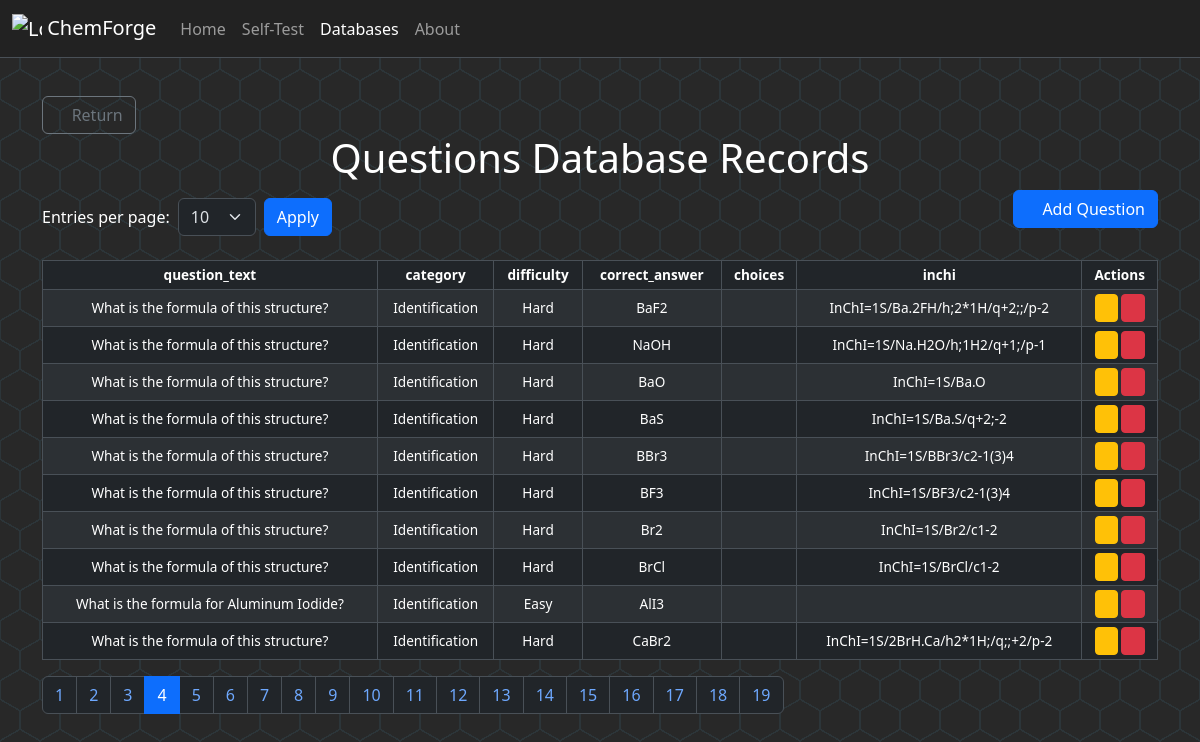
The app's page /questions_database?page=4&per_page=10 with its own data.
### tables this page shows
CREATE TABLE questions (
id INTEGER PRIMARY KEY AUTOINCREMENT,
question_text TEXT NOT NULL,
category TEXT CHECK(category IN ('Identification','Multiple Choice')) NOT NULL,
difficulty TEXT CHECK(difficulty IN ('Easy', 'Hard')) NOT NULL,
correct_answer TEXT NOT NULL,
choices TEXT,
inchi TEXT
);

### app.py (the view)
@app.route('/questions_database', methods=['GET'])
def questions_database():
    per_page = request.args.get("per_page", 10, type=int)
    page = request.args.get("page", 1, type=int)
    data, total_count = chemcursor.questions_database_retrieval(page, per_page)
    return render_template('questions_database.html', database='Questions', data=data, total_count=total_count, per_page=per_page, page=page)

### chemcursor.py (called while the page is built)
def get_paginated_data(query, page, per_page, db_name):
    offset = (page - 1) * per_page
    connection = sqlite3.connect(db_name)
    connection.row_factory = sqlite3.Row
    cursor = connection.cursor()
    cursor.execute(query + " LIMIT ? OFFSET ?", (per_page, offset))
    data = [dict(row) for row in cursor.fetchall()]
    cursor.execute("SELECT COUNT(*) FROM (" + query + ")")
    total_count = cursor.fetchone()[0]
    connection.close()
    return data, total_count

def questions_database_retrieval(page, per_page):
    query = "SELECT * FROM questions"
    return get_paginated_data(query, page, per_page, "questions.db")

### templates/questions_database.html (shortened to what this page needs)
{% extends "layout.html" %}
{% block main %}
<div class="container">
    <div id="controls">
        <a href="/databases" class="btn btn-outline-secondary"><i class="bi bi-arrow-left"></i> Return</a>
    </div>
    <h1 class="text-center">{{ database }} Database Records</h1>
    <div class="d-flex justify-content-between align-items-center mb-3">
        <form method="get" action="{{ url_for('compounds_database' if database == 'Compounds' else 'questions_database') }}" class="d-flex align-items-center">
            <label for="per_page" class="me-2 text-nowrap">Entries per page:</label>
            <select name="per_page" id="per_page" class="form-select me-2 select_pages">
                {% for option in [10, 25, 50, 75, 100] %}
                    <option value="{{ option }}" {% if option == per_page %}selected{% endif %}>{{ option }}</option>
                {% endfor %}
            </select>
            <button type="submit" class="btn btn-primary">Apply</button>
        </form>
        <button type="button" class="btn btn-primary mb-3" data-bs-toggle="modal" data-bs-target="#addEntryModal">
            <i class="bi bi-plus-circle"></i> Add Question
        </button>
    </div>
    <table class="table table-bordered table-striped" id="questions_database_table">
        <thead>
            <tr>
                {% for header in data[0].keys() if header != 'id' %}
                    <th>{{ header }}</th>
                {% endfor %}
                <th>Actions</th>
            </tr>
        </thead>
        <tbody>
            {% for row in data %}
            <tr>
                {% for key, value in row.items() if key != 'id' %}
                    <td>{{ value }}</td>
                {% endfor %}
                <td>
                    <div class="tbl_btn-container">
                        <a href="#" class="btn btn-warning btn-sm edit-btn"
                            data-id="{{ row['id'] }}" data-question="{{ row['question_text'] }}"
                            data-category="{{ row['category'] if 'category' in row else '' }}" data-difficulty="{{ row['difficulty'] if 'difficulty' in row else '' }}"
                            data-choices="{{ row['choices'] if 'choices' in row else '' }}" data-correct_answer="{{ row['correct_answer'] if 'correct_answer' in row else '' }}"
                            data-inchi="{{ row['inchi'] if 'inchi' in row else '' }}"
                            data-bs-toggle="modal" data-bs-target="#editEntryModal">
                            <i class="bi bi-pencil-fill"></i>
                        </a>
                        <a href="#" class="btn btn-danger btn-sm delete-btn" data-id="{{ row['id'] }}" data-bs-toggle="modal" data-bs-target="#deleteEntryModal">
                            <i class="bi bi-trash-fill"></i>
                        </a>
                    </div>
                </td>
            </tr>
            {% endfor %}
        </tbody>
    </table>
    <nav>
        <ul class="pagination">
            {% set total_pages = (total_count // per_page) + (1 if total_count % per_page > 0 else 0) %}
            {% for p in range(1, total_pages + 1) %}
                <li class="page-item {% if p == page %}active{% endif %}">
                    <a class="page-link" href="{{ url_for('compounds_database' if database == 'Compounds' else 'questions_database', page=p, per_page=per_page) }}">{{ p }}</a>
                </li>
            {% endfor %}
        </ul>
    </nav>
</div>
{% endblock %}

### static/styles.css (style rules this page uses)
body { width: 100%; height: 100%; background: radial-gradient( circle farthest-side at 0% 50%, #282828 23.5%, rgba(255, 170, 0, 0) 0 ) 21px 30px, radial-gradient( circle farthest-side at 0% 50%, #2c3539 24%, rgba(240, 166, 17, 0) 0 ) 19px 30px, linear-gradient( #282828 14%, rgba(240, 166, 17, 0) 0, rgba(240, 166, 17, 0) 85%, #282828 0 ) 0 0, linear-gradient( 150deg, #282828 24%, #2c3539 0, #2c3539 26%, rgba(240, 166, 17, 0) 0, rgba(240, 166, 17, 0) 74%, #2c3539 0, #2c3539 76%, #282828 0 ) 0 0, linear-gradient( 30deg, #282828 24%, #2c3539 0, #2c3539 26%, rgba(240, 166, 17, 0) 0, rgba(240, 166, 17, 0) 74%, #2c3539 0, #2c3539 76%, #282828 0 ) 0 0, linear-gradient(90deg, #2c3539 2%, #282828 0, #282828 98%, #2c3539 0%) 0 0 #282828; background-size: 40px 60px; }
body, main, #navbarNav .active, .navbar { color: white; }
.select_pages { max-width: 100px; display: inline-block; }
#compounds_database_table, #questions_database_table { font-size: 0.85rem; }
#compounds_database_table th, #compounds_database_table td, #questions_database_table th, #questions_database_table td { padding: 4px 6px; text-align: center; vertical-align: middle; }
#compounds_database_table .btn-sm, #questions_database_table .btn-sm { font-size: 0.75rem; padding: 4px 6px; margin: auto; display: inline-block; justify-content: center; align-items: center; gap: 5px; }

### records on screen
questions: question_text "What is the formula of this structure?", category "Identification", difficulty "Hard", correct_answer "BaF2", inchi "InChI=1S/Ba.2FH/h;2*1H/q+2;;/p-2"
questions: question_text "What is the formula of this structure?", category "Identification", difficulty "Hard", correct_answer "NaOH", inchi "InChI=1S/Na.H2O/h;1H2/q+1;/p-1"
questions: question_text "What is the formula of this structure?", category "Identification", difficulty "Hard", correct_answer "BaO", inchi "InChI=1S/Ba.O"
questions: question_text "What is the formula of this structure?", category "Identification", difficulty "Hard", correct_answer "BaS", inchi "InChI=1S/Ba.S/q+2;-2"
questions: question_text "What is the formula of this structure?", category "Identification", difficulty "Hard", correct_answer "BBr3", inchi "InChI=1S/BBr3/c2-1(3)4"
questions: question_text "What is the formula of this structure?", category "Identification", difficulty "Hard", correct_answer "BF3", inchi "InChI=1S/BF3/c2-1(3)4"
questions: question_text "What is the formula of this structure?", category "Identification", difficulty "Hard", correct_answer "Br2", inchi "InChI=1S/Br2/c1-2"
questions: question_text "What is the formula of this structure?", category "Identification", difficulty "Hard", correct_answer "BrCl", inchi "InChI=1S/BrCl/c1-2"
questions: question_text "What is the formula for Aluminum Iodide?", category "Identification", difficulty "Easy", correct_answer "AlI3"
questions: question_text "What is the formula of this structure?", category "Identification", difficulty "Hard", correct_answer "CaBr2", inchi "InChI=1S/2BrH.Ca/h2*1H;/q;;+2/p-2"

### other values on screen
{{ database }} "Questions"
{{ header }} "question_text" "category" "difficulty" "correct_answer" "choices" "inchi"
{{ p }} "1" "2" "3" "4" "5" "6" "7" "8" "9" "10" "11" "12" "13" "14" "15" "16" "17" "18" "19"
form field per_page "10"
